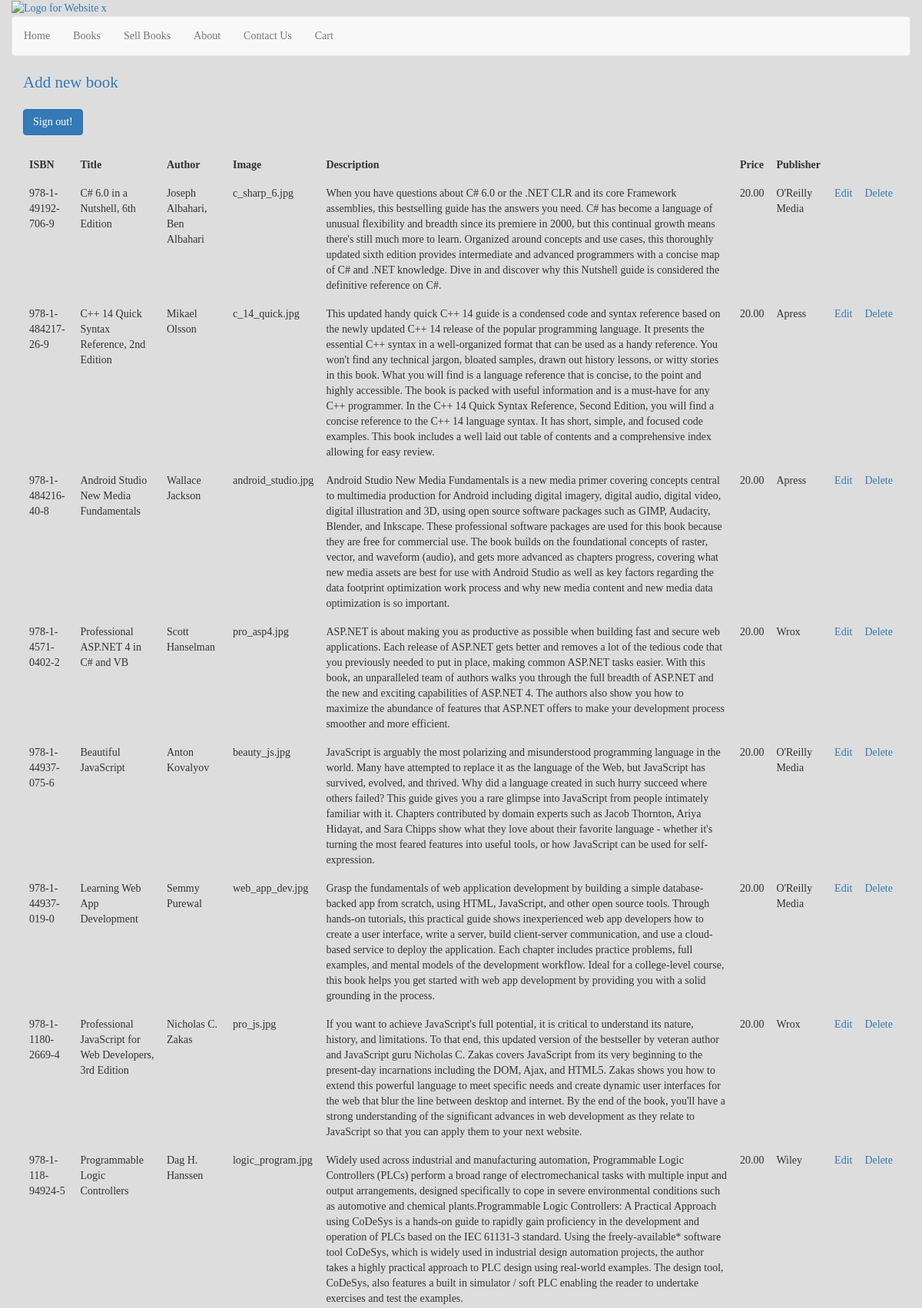
/admin_book.php (signed in, upper part), run on the app's committed database.
### tables this page shows
CREATE TABLE `books` (
  `book_isbn` varchar(20) NOT NULL,
  `book_title` varchar(60) DEFAULT NULL,
  `book_author` varchar(60) DEFAULT NULL,
  `book_image` varchar(40) DEFAULT NULL,
  `book_descr` text,
  `book_price` decimal(6,2) NOT NULL,
  `publisherid` int(10) UNSIGNED NOT NULL
);

CREATE TABLE `publisher` (
  `publisherid` int(10) UNSIGNED NOT NULL,
  `publisher_name` varchar(60) NOT NULL
);

### functions/database_functions.php (called while the page is built, shortened)
<?php
	function getPubName($conn, $pubid){
        $query = "SELECT publisher_name FROM publisher WHERE publisherid = '$pubid'";
        $result = mysqli_query($conn, $query);
        $row = mysqli_fetch_assoc($result);
        return $row['publisher_name'];
    }
	function getAll($conn){
        $query = "SELECT * from books ORDER BY book_isbn DESC";
        $result = mysqli_query($conn, $query);
        return $result;
    }
?>

### admin_book.php (the view, shortened to what this page needs)
<?php
	require_once "./template/header.php";
	require_once "./functions/database_functions.php";
	$conn = db_connect();
	$result = getAll($conn);
?>
    <p class="lead"><a href="admin_add.php">Add new book</a></p>
    <a href="admin_signout.php" class="btn btn-primary">Sign out!</a>
    <table class="table" style="margin-top: 20px">
        <tr>
            <th>ISBN</th>
            <th>Title</th>
            <th>Author</th>
            <th>Image</th>
            <th>Description</th>
            <th>Price</th>
            <th>Publisher</th>
            <th>&nbsp;</th>
            <th>&nbsp;</th>
        </tr>
        <?php while($row = mysqli_fetch_assoc($result)){ ?>
            <tr>
                <td><?php echo $row['book_isbn']; ?></td>
                <td><?php echo $row['book_title']; ?></td>
                <td><?php echo $row['book_author']; ?></td>
                <td><?php echo $row['book_image']; ?></td>
                <td><?php echo $row['book_descr']; ?></td>
                <td><?php echo $row['book_price']; ?></td>
                <td><?php echo getPubName($conn, $row['publisherid']); ?></td>
                <td><a href="admin_edit.php?bookisbn=<?php echo $row['book_isbn']; ?>">Edit</a></td>
                <td><a href="admin_delete.php?bookisbn=<?php echo $row['book_isbn']; ?>">Delete</a></td>
            </tr>
        <?php } ?>
    </table>
<?php
	require_once "./template/footer.php";
?>

### css/styles.css (style rules this page uses)
* { box-sizing: border-box; margin: 0; padding: 0; }
body { font-family: "PT Sans"; background-color: #ddd; color: #333; }

### data on the page
books: book_isbn "978-1-49192-706-9", book_title "C# 6.0 in a Nutshell, 6th Edition", book_author "Joseph Albahari, Ben Albahari", book_image "c_sharp_6.jpg", book_descr "When you have questions about C# 6.0 or the .NET CLR and its core Framework assemblies, this bestselling guide has the answers you need. C# has become a language of unusual flexibility and breadth since its premiere in 2000, but this continual growth means there's still much more to learn. Organized around concepts and use cases, this thoroughly updated sixth edition provides intermediate and advanced programmers with a concise map of C# and .NET knowledge. Dive in and discover why this Nutshell guide is considered the definitive reference on C#.", book_price "20.00", publisherid.publisher_name "O'Reilly Media"
books: book_isbn "978-1-484217-26-9", book_title "C++ 14 Quick Syntax Reference, 2nd Edition", book_author "Mikael Olsson", book_image "c_14_quick.jpg", book_descr "This updated handy quick C++ 14 guide is a condensed code and syntax reference based on the newly updated C++ 14 release of the popular programming language. It presents the essential C++ syntax in a well-organized format that can be used as a handy reference. You won't find any technical jargon, bloated samples, drawn out history lessons, or witty stories in this book. What you will find is a language reference that is concise, to the point and highly accessible. The book is packed with useful information and is a must-have for any C++ programmer. In the C++ 14 Quick Syntax Reference, Second Edition, you will find a concise reference to the C++ 14 language syntax. It has short, simple, and…", book_price "20.00", publisherid.publisher_name "Apress"
books: book_isbn "978-1-484216-40-8", book_title "Android Studio New Media Fundamentals", book_author "Wallace Jackson", book_image "android_studio.jpg", book_descr "Android Studio New Media Fundamentals is a new media primer covering concepts central to multimedia production for Android including digital imagery, digital audio, digital video, digital illustration and 3D, using open source software packages such as GIMP, Audacity, Blender, and Inkscape. These professional software packages are used for this book because they are free for commercial use. The book builds on the foundational concepts of raster, vector, and waveform (audio), and gets more advanced as chapters progress, covering what new media assets are best for use with Android Studio as well as key factors regarding the data footprint optimization work process and why new media content…", book_price "20.00", publisherid.publisher_name "Apress"
books: book_isbn "978-1-4571-0402-2", book_title "Professional ASP.NET 4 in C# and VB", book_author "Scott Hanselman", book_image "pro_asp4.jpg", book_descr "ASP.NET is about making you as productive as possible when building fast and secure web applications. Each release of ASP.NET gets better and removes a lot of the tedious code that you previously needed to put in place, making common ASP.NET tasks easier. With this book, an unparalleled team of authors walks you through the full breadth of ASP.NET and the new and exciting capabilities of ASP.NET 4. The authors also show you how to maximize the abundance of features that ASP.NET offers to make your development process smoother and more efficient.", book_price "20.00", publisherid.publisher_name "Wrox"
books: book_isbn "978-1-44937-075-6", book_title "Beautiful JavaScript", book_author "Anton Kovalyov", book_image "beauty_js.jpg", book_descr "JavaScript is arguably the most polarizing and misunderstood programming language in the world. Many have attempted to replace it as the language of the Web, but JavaScript has survived, evolved, and thrived. Why did a language created in such hurry succeed where others failed? This guide gives you a rare glimpse into JavaScript from people intimately familiar with it. Chapters contributed by domain experts such as Jacob Thornton, Ariya Hidayat, and Sara Chipps show what they love about their favorite language - whether it's turning the most feared features into useful tools, or how JavaScript can be used for self-expression.", book_price "20.00", publisherid.publisher_name "O'Reilly Media"
books: book_isbn "978-1-44937-019-0", book_title "Learning Web App Development", book_author "Semmy Purewal", book_image "web_app_dev.jpg", book_descr "Grasp the fundamentals of web application development by building a simple database-backed app from scratch, using HTML, JavaScript, and other open source tools. Through hands-on tutorials, this practical guide shows inexperienced web app developers how to create a user interface, write a server, build client-server communication, and use a cloud-based service to deploy the application. Each chapter includes practice problems, full examples, and mental models of the development workflow. Ideal for a college-level course, this book helps you get started with web app development by providing you with a solid grounding in the process.", book_price "20.00", publisherid.publisher_name "O'Reilly Media"
books: book_isbn "978-1-1180-2669-4", book_title "Professional JavaScript for Web Developers, 3rd Edition", book_author "Nicholas C. Zakas", book_image "pro_js.jpg", book_descr "If you want to achieve JavaScript's full potential, it is critical to understand its nature, history, and limitations. To that end, this updated version of the bestseller by veteran author and JavaScript guru Nicholas C. Zakas covers JavaScript from its very beginning to the present-day incarnations including the DOM, Ajax, and HTML5. Zakas shows you how to extend this powerful language to meet specific needs and create dynamic user interfaces for the web that blur the line between desktop and internet. By the end of the book, you'll have a strong understanding of the significant advances in web development as they relate to JavaScript so that you can apply them to your next website.", book_price "20.00", publisherid.publisher_name "Wrox"
books: book_isbn "978-1-118-94924-5", book_title "Programmable Logic Controllers", book_author "Dag H. Hanssen", book_image "logic_program.jpg", book_descr "Widely used across industrial and manufacturing automation, Programmable Logic Controllers (PLCs) perform a broad range of electromechanical tasks with multiple input and output arrangements, designed specifically to cope in severe environmental conditions such as automotive and chemical plants.Programmable Logic Controllers: A Practical Approach using CoDeSys is a hands-on guide to rapidly gain proficiency in the development and operation of PLCs based on the IEC 61131-3 standard. Using the freely-available* software tool CoDeSys, which is widely used in industrial design automation projects, the author takes a highly practical approach to PLC design using real-world examples. The design…", book_price "20.00", publisherid.publisher_name "Wiley"
